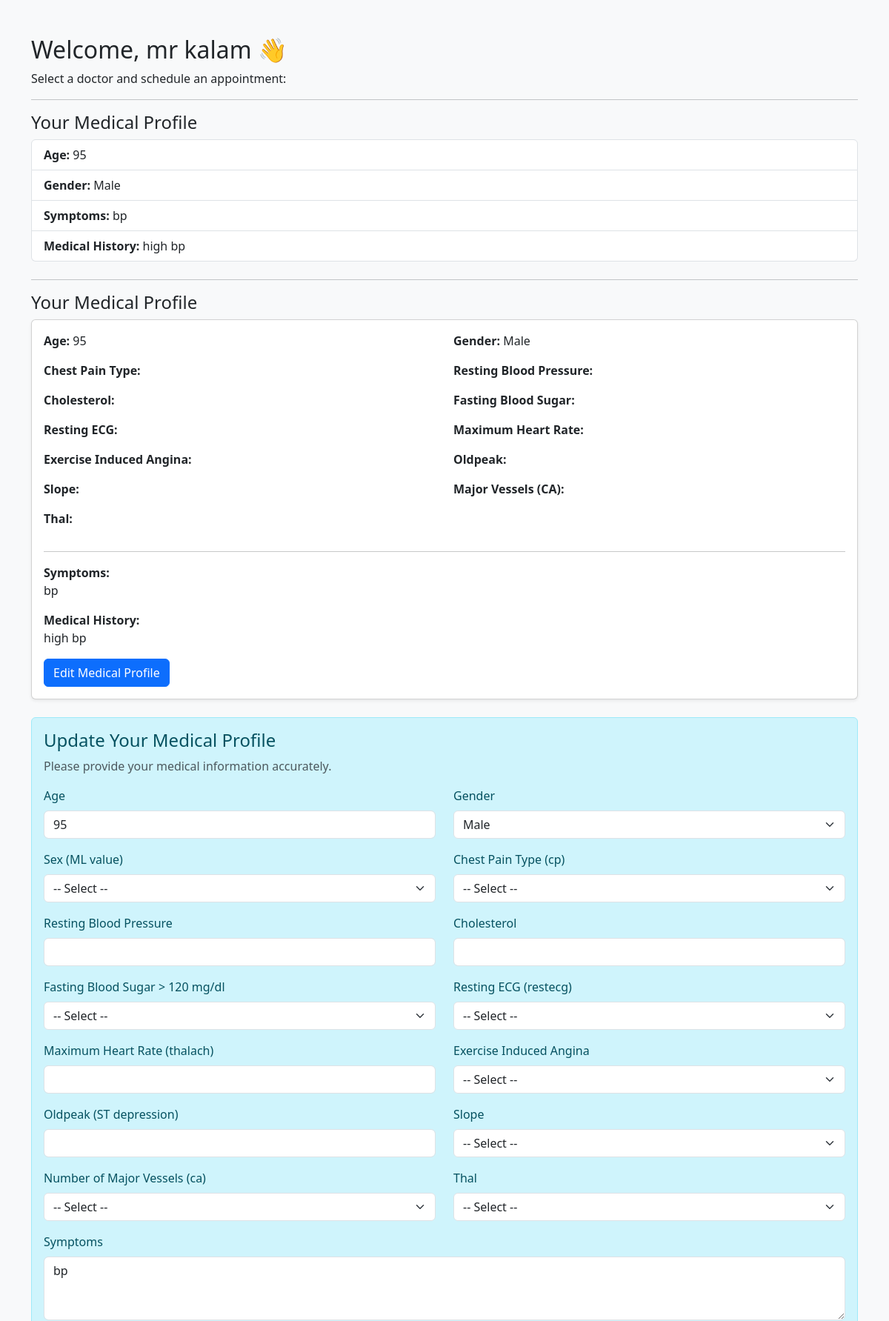
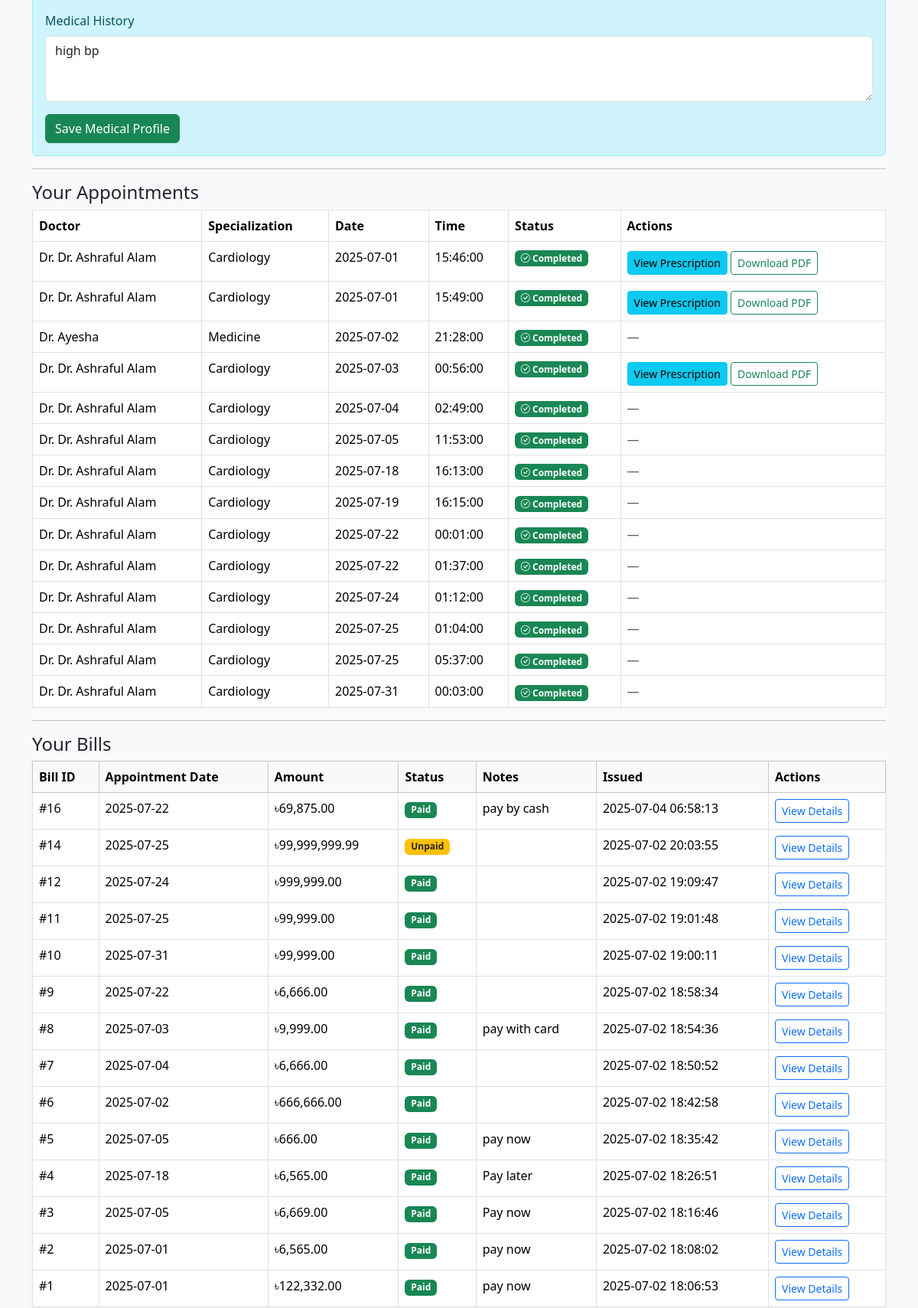
The page /patient_dashboard.php (signed in, upper part) on the database its author committed (2 pictures, top to bottom).
### tables this page shows
CREATE TABLE `patient_profiles` (
  `id` int(11) NOT NULL,
  `patient_id` int(11) NOT NULL,
  `age` int(11) DEFAULT NULL,
  `gender` varchar(10) DEFAULT NULL,
  `symptoms` text DEFAULT NULL,
  `medical_history` text DEFAULT NULL,
  `created_at` timestamp NOT NULL DEFAULT current_timestamp()
);

CREATE TABLE `appointments` (
  `id` int(11) NOT NULL,
  `patient_id` int(11) NOT NULL,
  `doctor_id` int(11) NOT NULL,
  `appointment_date` date NOT NULL,
  `appointment_time` time NOT NULL,
  `status` enum('Scheduled','Completed','Cancelled') DEFAULT 'Scheduled',
  `created_at` timestamp NOT NULL DEFAULT current_timestamp()
);

CREATE TABLE `doctors` (
  `id` int(11) NOT NULL,
  `username` varchar(50) NOT NULL,
  `password` varchar(255) NOT NULL,
  `name` varchar(100) NOT NULL,
  `specialization` varchar(100) DEFAULT NULL,
  `email` varchar(100) DEFAULT NULL
);

CREATE TABLE `bills` (
  `id` int(11) NOT NULL,
  `appointment_id` int(11) NOT NULL,
  `patient_id` int(11) NOT NULL,
  `amount` decimal(10,2) NOT NULL,
  `status` enum('Unpaid','Paid') DEFAULT 'Unpaid',
  `notes` text DEFAULT NULL,
  `created_at` timestamp NOT NULL DEFAULT current_timestamp()
);

### patient_dashboard.php (the view, shortened to what this page needs)
<?php
require 'config.php';
?>
<!DOCTYPE html>
<html>
<head>
	 <link href="assets/css/bootstrap.min.css" rel="stylesheet">
	 <link href="assets/icons/font/bootstrap-icons.css" rel="stylesheet">
</head>
<body class="bg-light">
	<div class="container py-5">
		<h2>Welcome, <?php echo htmlspecialchars($_SESSION['patient_name']); ?> 👋</h2>
		<p>Select a doctor and schedule an appointment:</p>
		<?php
		$profileStmt = $pdo->prepare("SELECT * FROM patient_profiles WHERE patient_id = ?");
		$profileStmt->execute([$_SESSION['patient_id']]);
		$profile = $profileStmt->fetch();
		?>
		<?php if ($profile): ?>
			<hr>
			<h4>Your Medical Profile</h4>
			<ul class="list-group mb-4">
				<li class="list-group-item"><strong>Age:</strong> <?= htmlspecialchars($profile['age']) ?></li>
				<li class="list-group-item"><strong>Gender:</strong> <?= htmlspecialchars($profile['gender']) ?></li>
				<li class="list-group-item"><strong>Symptoms:</strong> <?= nl2br(htmlspecialchars($profile['symptoms'])) ?></li>
				<li class="list-group-item"><strong>Medical History:</strong> <?= nl2br(htmlspecialchars($profile['medical_history'])) ?></li>
			</ul>
		<?php endif; ?>
		<?php if ($profile): ?>
			<hr>
			<h4>Your Medical Profile</h4>
			<div class="card shadow-sm mb-4">
				<div class="card-body">
					<div class="row">
						<div class="col-md-6 mb-3">
							<strong>Age:</strong>
							<?= htmlspecialchars($profile['age'] ?? '') ?>
						</div>
						<div class="col-md-6 mb-3">
							<strong>Gender:</strong>
							<?= htmlspecialchars($profile['gender'] ?? '') ?>
						</div>
						<div class="col-md-6 mb-3">
							<strong>Chest Pain Type:</strong>
						</div>
						<div class="col-md-6 mb-3">
							<strong>Resting Blood Pressure:</strong>
						</div>
						<div class="col-md-6 mb-3">
							<strong>Cholesterol:</strong>
						</div>
						<div class="col-md-6 mb-3">
							<strong>Fasting Blood Sugar:</strong>
						</div>
						<div class="col-md-6 mb-3">
							<strong>Resting ECG:</strong>
						</div>
						<div class="col-md-6 mb-3">
							<strong>Maximum Heart Rate:</strong>
						</div>
						<div class="col-md-6 mb-3">
							<strong>Exercise Induced Angina:</strong>
						</div>
						<div class="col-md-6 mb-3">
							<strong>Oldpeak:</strong>
						</div>
						<div class="col-md-6 mb-3">
							<strong>Slope:</strong>
						</div>
						<div class="col-md-6 mb-3">
							<strong>Major Vessels (CA):</strong>
						</div>
						<div class="col-md-6 mb-3">
							<strong>Thal:</strong>
						</div>
					</div>
					<hr>
					<strong>Symptoms:</strong>
					<p><?= nl2br(htmlspecialchars($profile['symptoms'] ?? '')) ?></p>
					<strong>Medical History:</strong>
					<p><?= nl2br(htmlspecialchars($profile['medical_history'] ?? '')) ?></p>
					<a href="#edit-profile" class="btn btn-primary">
						Edit Medical Profile
					</a>
				</div>
			</div>
		<?php endif; ?>
		<div id="edit-profile" class="alert alert-info">
			<h4>
				<?= $profile ? 'Update Your Medical Profile' : 'Complete Your Patient Profile' ?>
			</h4>
			<p class="text-muted">
				Please provide your medical information accurately.
			</p>
			<form method="POST" action="save_profile.php">
				<div class="row">
					<div class="col-md-6 mb-3">
						<label class="form-label">Age</label>
						<input
							type="number"
							name="age"
							class="form-control"
							min="1"
							max="120"
							value="<?= htmlspecialchars($profile['age'] ?? '') ?>"
							required>
					</div>
					<div class="col-md-6 mb-3">
						<label class="form-label">Gender</label>
						<select name="gender" class="form-select" required>
							<option value="Male"
								<?= (($profile['gender'] ?? '') === 'Male') ? 'selected' : '' ?>>
								Male
							</option>
						</select>
					</div>
					<div class="col-md-6 mb-3">
						<label class="form-label">Sex (ML value)</label>
						<select name="sex" class="form-select" required>
							<option value="">-- Select --</option>
						</select>
					</div>
					<div class="col-md-6 mb-3">
						<label class="form-label">Chest Pain Type (cp)</label>
						<select name="cp" class="form-select">
							<option value="">-- Select --</option>
						</select>
					</div>
					<div class="col-md-6 mb-3">
						<label class="form-label">Resting Blood Pressure</label>
						<input
							type="number"
							name="trestbps"
							class="form-control"
							min="0"
							max="250"
							value="<?= htmlspecialchars($profile['trestbps'] ?? '') ?>">
					</div>
					<div class="col-md-6 mb-3">
						<label class="form-label">Cholesterol</label>
						<input
							type="number"
							name="chol"
							class="form-control"
							min="0"
							max="600"
							value="<?= htmlspecialchars($profile['chol'] ?? '') ?>">
					</div>
					<div class="col-md-6 mb-3">
						<label class="form-label">Fasting Blood Sugar &gt; 120 mg/dl</label>
						<select name="fbs" class="form-select">
							<option value="">-- Select --</option>
						</select>
					</div>
					<div class="col-md-6 mb-3">
						<label class="form-label">Resting ECG (restecg)</label>
						<select name="restecg" class="form-select">
							<option value="">-- Select --</option>
						</select>
					</div>
					<div class="col-md-6 mb-3">
						<label class="form-label">Maximum Heart Rate (thalach)</label>
						<input
							type="number"
							name="thalach"
							class="form-control"
							min="0"
							max="250"
							value="<?= htmlspecialchars($profile['thalach'] ?? '') ?>">
					</div>
					<div class="col-md-6 mb-3">
						<label class="form-label">Exercise Induced Angina</label>
						<select name="exang" class="form-select">
							<option value="">-- Select --</option>
						</select>
					</div>
					<div class="col-md-6 mb-3">
						<label class="form-label">Oldpeak (ST depression)</label>
						<input
							type="number"
							name="oldpeak"
							class="form-control"
							min="0"
							max="10"
							step="0.01"
							value="<?= htmlspecialchars($profile['oldpeak'] ?? '') ?>">
					</div>
					<div class="col-md-6 mb-3">
						<label class="form-label">Slope</label>
						<select name="slope" class="form-select">
							<option value="">-- Select --</option>
						</select>
					</div>
					<div class="col-md-6 mb-3">
						<label class="form-label">Number of Major Vessels (ca)</label>
						<select name="ca" class="form-select">
							<option value="">-- Select --</option>
						</select>
					</div>
					<div class="col-md-6 mb-3">
						<label class="form-label">Thal</label>
						<select name="thal" class="form-select">
							<option value="">-- Select --</option>
						</select>
					</div>
					<div class="col-12 mb-3">
						<label class="form-label">Symptoms</label>
						<textarea
							name="symptoms"
							class="form-control"
							rows="3"><?= htmlspecialchars($profile['symptoms'] ?? '') ?></textarea>
					</div>
					<div class="col-12 mb-3">
						<label class="form-label">Medical History</label>
						<textarea
							name="medical_history"
							class="form-control"
							rows="3"><?= htmlspecialchars($profile['medical_history'] ?? '') ?></textarea>
					</div>
				</div>
				<button type="submit" class="btn btn-success">
					Save Medical Profile
				</button>
			</form>
		</div>
		<hr>
		<h4>Your Appointments</h4>
		<?php
		$stmt = $pdo->prepare("
        SELECT a.*, d.name AS doctor_name, d.specialization
        FROM appointments a
        JOIN doctors d ON a.doctor_id = d.id
        WHERE a.patient_id = ?
        ORDER BY a.appointment_date ASC, a.appointment_time ASC
      ");
		$stmt->execute([$_SESSION['patient_id']]);
		$appointments = $stmt->fetchAll();
		$presStmt = $pdo->prepare("
    SELECT id, appointment_id
    FROM prescriptions
    WHERE patient_id = ?
    ORDER BY id DESC
");
		$presStmt->execute([$_SESSION['patient_id']]);
		$prescriptions = $presStmt->fetchAll();
		$prescriptionByAppointment = [];
		foreach ($prescriptions as $prescription) {
			if (!isset($prescriptionByAppointment[$prescription['appointment_id']])) {
				$prescriptionByAppointment[$prescription['appointment_id']] = $prescription['id'];
			}
		}
		?>
		<table class="table table-bordered">
			<thead>
				<tr>
					<th>Doctor</th>
					<th>Specialization</th>
					<th>Date</th>
					<th>Time</th>
					<th>Status</th>
					<th>Actions</th>
				</tr>
			</thead>
			<tbody>
				<?php if ($appointments): ?>
					<?php foreach ($appointments as $appt): ?>
						<?php
						$now = new DateTime();
						$apptDateTime = new DateTime($appt['appointment_date'] . ' ' . $appt['appointment_time']);
						$status = $appt['status'];
						?>
						<tr>
							<td>Dr. <?= htmlspecialchars($appt['doctor_name']); ?></td>
							<td><?= htmlspecialchars($appt['specialization']); ?></td>
							<td><?= $appt['appointment_date']; ?></td>
							<td><?= $appt['appointment_time']; ?></td>
							<td>
								<?php if ($status === 'Scheduled'): ?>
									<span class="badge bg-primary"><i class="bi bi-clock"></i> Scheduled</span>
								<?php elseif ($status === 'Completed'): ?>
									<span class="badge bg-success"><i class="bi bi-check-circle"></i> Completed</span>
								<?php elseif ($status === 'Expired'): ?>
									<span class="badge bg-danger"><i class="bi bi-x-circle"></i> Expired</span>
								<?php else: ?>
									<span class="badge bg-secondary"><?= htmlspecialchars($status); ?></span>
								<?php endif; ?>
							</td>
							<td>
								<?php if ($apptDateTime > $now && $status === 'Scheduled'): ?>
									<form action="cancel_appointment.php" method="POST" style="display:inline;">
										<input type="hidden" name="appointment_id" value="<?= $appt['id']; ?>">
										<button type="submit" class="btn btn-sm btn-danger" onclick="return confirm('Cancel this appointment?')">Cancel</button>
									</form>
									<form action="reschedule_appointment.php" method="GET" style="display:inline;">
										<input type="hidden" name="appointment_id" value="<?= $appt['id']; ?>">
										<button type="submit" class="btn btn-sm btn-warning">Reschedule</button>
									</form>
								<?php elseif (
									$status === 'Completed' &&
									isset($prescriptionByAppointment[$appt['id']])
								): ?>
									<a
										href="view_prescription_patient.php?id=<?= $prescriptionByAppointment[$appt['id']]; ?>"
										class="btn btn-sm btn-info mt-1">
										View Prescription
									</a>
									<a href="prescriptions/prescription_<?= $appt['id']; ?>.pdf" class="btn btn-sm btn-outline-success mt-1" download>
										Download PDF
									</a>
								<?php else: ?>
									<span class="text-muted">—</span>
								<?php endif; ?>
							</td>
						</tr>
					<?php endforeach; ?>
				<?php else: ?>
					<tr>
						<td colspan="6" class="text-center text-muted">No appointments yet.</td>
					</tr>
				<?php endif; ?>
			</tbody>
		</table>
		<hr>
		<h4>Your Bills</h4>
		<?php
		$billStmt = $pdo->prepare("
      SELECT b.*, a.appointment_date
      FROM bills b
      JOIN appointments a ON b.appointment_id = a.id
      WHERE b.patient_id = ?
      ORDER BY b.created_at DESC
    ");
		$billStmt->execute([$_SESSION['patient_id']]);
		$bills = $billStmt->fetchAll();
		?>
		<table class="table table-bordered table-hover bg-white shadow-sm">
			<thead class="table-light">
				<tr>
					<th>Bill ID</th>
					<th>Appointment Date</th>
					<th>Amount</th>
					<th>Status</th>
					<th>Notes</th>
					<th>Issued</th>
					<th>Actions</th>
				</tr>
			</thead>
			<tbody>
				<?php if ($bills): ?>
					<?php foreach ($bills as $bill): ?>
						<tr>
							<td>#<?= $bill['id'] ?></td>
							<td><?= $bill['appointment_date'] ?></td>
							<td>৳<?= number_format($bill['amount'], 2) ?></td>
							<td>
								<?php if ($bill['status'] === 'Paid'): ?>
									<span class="badge bg-success">Paid</span>
								<?php else: ?>
									<span class="badge bg-warning text-dark">Unpaid</span>
								<?php endif; ?>
							</td>
							<td><?= htmlspecialchars($bill['notes']) ?></td>
							<td><?= $bill['created_at'] ?></td>
							<td>
								<a href="paynow.php?bill_id=<?= $bill['id'] ?>" class="btn btn-sm btn-outline-primary">
									View Details
								</a>
							</td>
						</tr>
					<?php endforeach; ?>
				<?php else: ?>
					<tr>
						<td colspan="7" class="text-center text-muted">No bills found.</td>
					</tr>
				<?php endif; ?>
			</tbody>
		</table>
	</div>
</body>
</html>

### rows shown on the page
patient_profiles: age "95", gender "Male", symptoms "bp", medical_history "high bp"
appointments: doctor.name "Dr. Ashraful Alam", doctor.specialization "Cardiology", appointment_date "2025-07-01", appointment_time "15:46:00", status "Completed" (drawn)
appointments: doctor.name "Dr. Ashraful Alam", doctor.specialization "Cardiology", appointment_date "2025-07-01", appointment_time "15:49:00", status "Completed" (drawn)
appointments: doctor.name "Ayesha", doctor.specialization "Medicine", appointment_date "2025-07-02", appointment_time "21:28:00", status "Completed" (drawn)
appointments: doctor.name "Dr. Ashraful Alam", doctor.specialization "Cardiology", appointment_date "2025-07-03", appointment_time "00:56:00", status "Completed" (drawn)
appointments: doctor.name "Dr. Ashraful Alam", doctor.specialization "Cardiology", appointment_date "2025-07-04", appointment_time "02:49:00", status "Completed" (drawn)
appointments: doctor.name "Dr. Ashraful Alam", doctor.specialization "Cardiology", appointment_date "2025-07-05", appointment_time "11:53:00", status "Completed" (drawn)
appointments: doctor.name "Dr. Ashraful Alam", doctor.specialization "Cardiology", appointment_date "2025-07-18", appointment_time "16:13:00", status "Completed" (drawn)
appointments: doctor.name "Dr. Ashraful Alam", doctor.specialization "Cardiology", appointment_date "2025-07-19", appointment_time "16:15:00", status "Completed" (drawn)
appointments: doctor.name "Dr. Ashraful Alam", doctor.specialization "Cardiology", appointment_date "2025-07-22", appointment_time "00:01:00", status "Completed" (drawn)
appointments: doctor.name "Dr. Ashraful Alam", doctor.specialization "Cardiology", appointment_date "2025-07-22", appointment_time "01:37:00", status "Completed" (drawn)
appointments: doctor.name "Dr. Ashraful Alam", doctor.specialization "Cardiology", appointment_date "2025-07-24", appointment_time "01:12:00", status "Completed" (drawn)
appointments: doctor.name "Dr. Ashraful Alam", doctor.specialization "Cardiology", appointment_date "2025-07-25", appointment_time "01:04:00", status "Completed" (drawn)
appointments: doctor.name "Dr. Ashraful Alam", doctor.specialization "Cardiology", appointment_date "2025-07-25", appointment_time "05:37:00", status "Completed" (drawn)
appointments: doctor.name "Dr. Ashraful Alam", doctor.specialization "Cardiology", appointment_date "2025-07-31", appointment_time "00:03:00", status "Completed" (drawn)
bills: id "16", appointment.appointment_date "2025-07-22", amount "69,875.00", status "Paid", notes "pay by cash", created_at "2025-07-04 06:58:13"
bills: id "14", appointment.appointment_date "2025-07-25", amount "99,999,999.99", status "Unpaid", created_at "2025-07-02 20:03:55"
bills: id "12", appointment.appointment_date "2025-07-24", amount "999,999.00", status "Paid", created_at "2025-07-02 19:09:47"
bills: id "11", appointment.appointment_date "2025-07-25", amount "99,999.00", status "Paid", created_at "2025-07-02 19:01:48"
bills: id "10", appointment.appointment_date "2025-07-31", amount "99,999.00", status "Paid", created_at "2025-07-02 19:00:11"
bills: id "9", appointment.appointment_date "2025-07-22", amount "6,666.00", status "Paid", created_at "2025-07-02 18:58:34"
bills: id "8", appointment.appointment_date "2025-07-03", amount "9,999.00", status "Paid", notes "pay with card", created_at "2025-07-02 18:54:36"
bills: id "7", appointment.appointment_date "2025-07-04", amount "6,666.00", status "Paid", created_at "2025-07-02 18:50:52"
bills: id "6", appointment.appointment_date "2025-07-02", amount "666,666.00", status "Paid", created_at "2025-07-02 18:42:58"
bills: id "5", appointment.appointment_date "2025-07-05", amount "666.00", status "Paid", notes "pay now", created_at "2025-07-02 18:35:42"
bills: id "4", appointment.appointment_date "2025-07-18", amount "6,565.00", status "Paid", notes "Pay later", created_at "2025-07-02 18:26:51"
bills: id "3", appointment.appointment_date "2025-07-05", amount "6,669.00", status "Paid", notes "Pay now", created_at "2025-07-02 18:16:46"
bills: id "2", appointment.appointment_date "2025-07-01", amount "6,565.00", status "Paid", notes "pay now", created_at "2025-07-02 18:08:02"
bills: id "1", appointment.appointment_date "2025-07-01", amount "122,332.00", status "Paid", notes "pay now", created_at "2025-07-02 18:06:53"

### other values the page prints
$_SESSION['patient_name'] "mr kalam"
